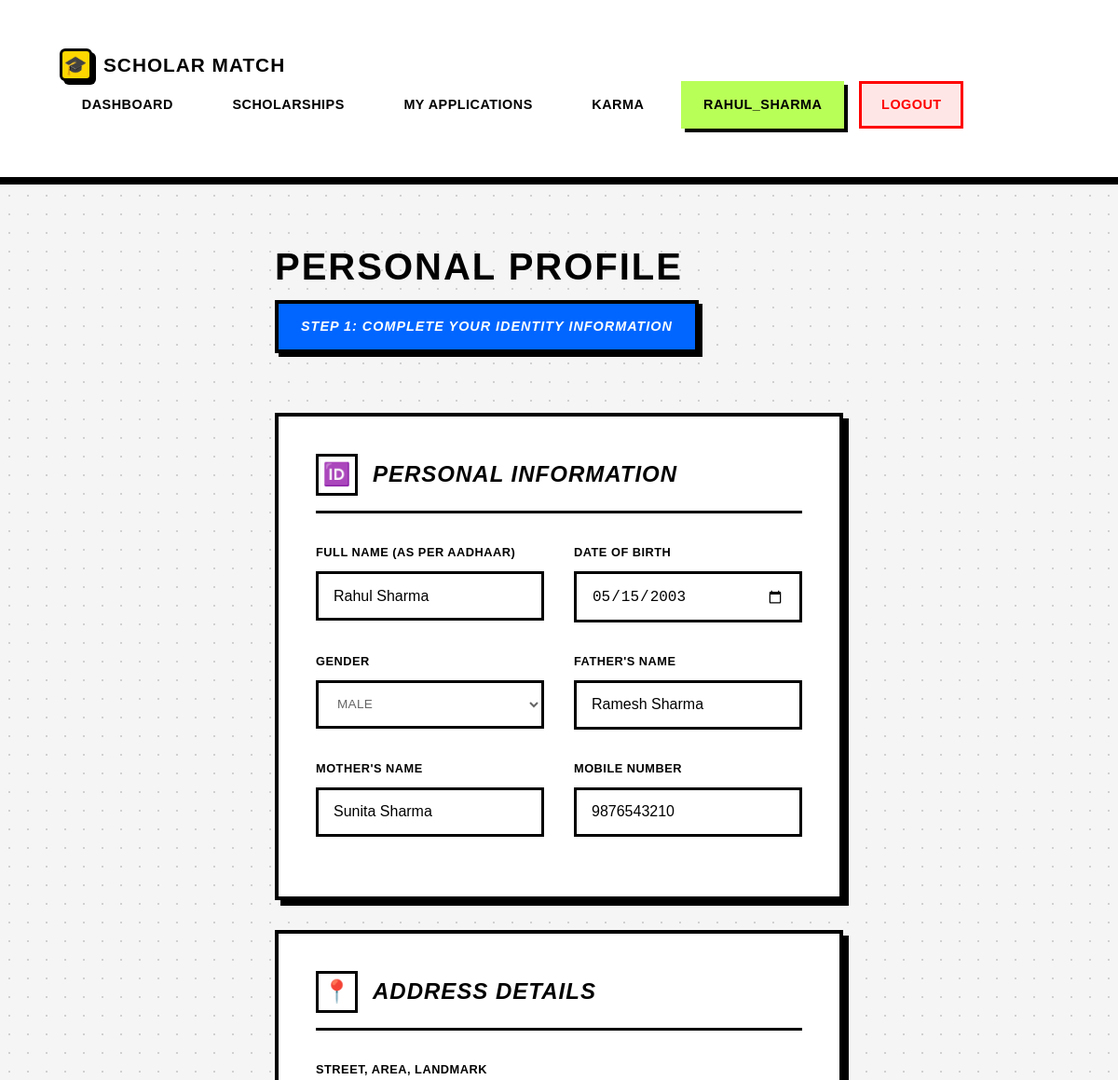
Before: /accounts/otr/step2/ (signed in, upper part) with the older database file.
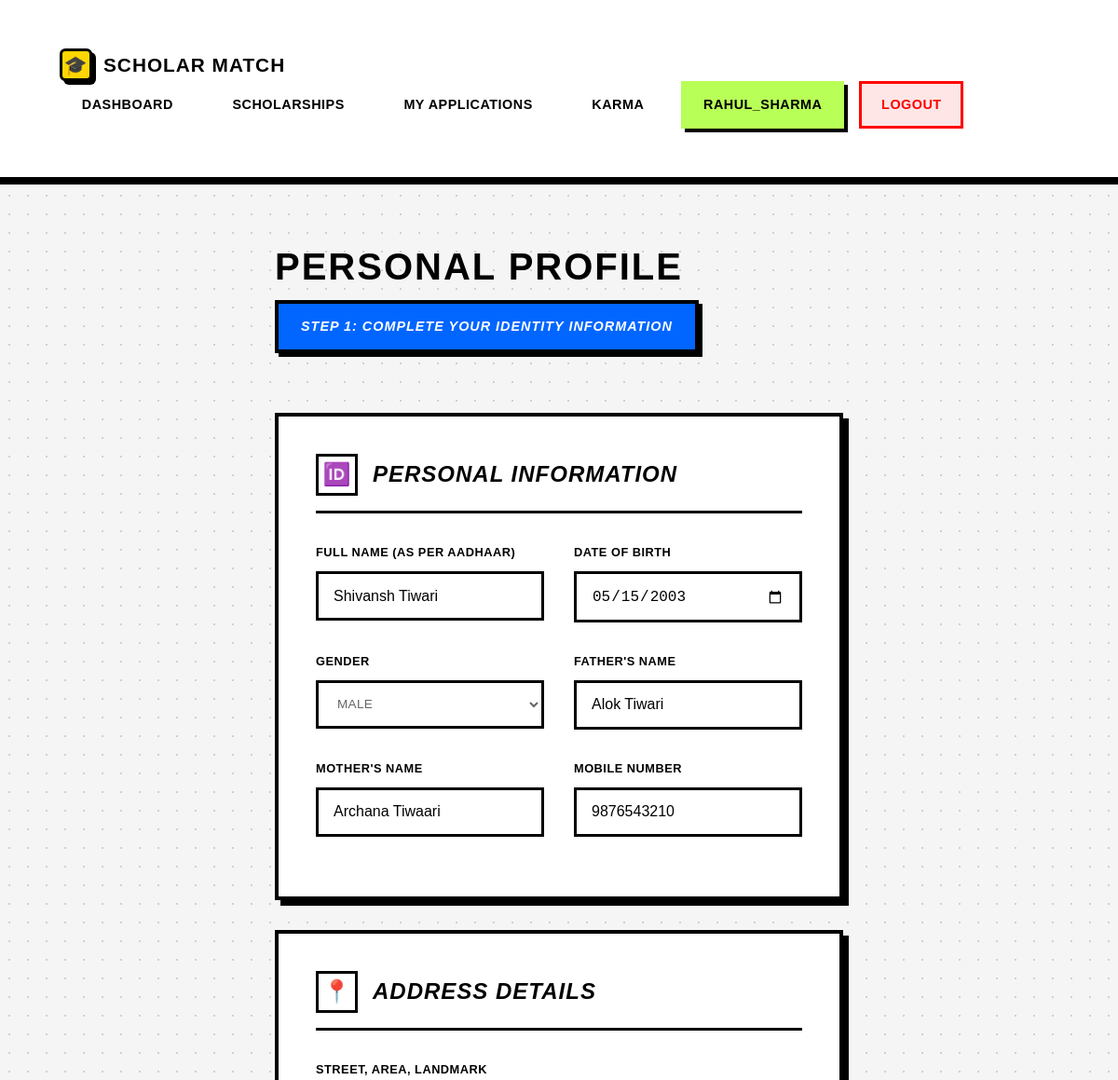
After: the same page with the newer database file.
### users/models.py (models this page shows, shortened)
class StudentProfile(models.Model):
    user = models.OneToOneField(User, on_delete=models.CASCADE, primary_key=True)
    full_name = models.CharField(max_length=150)
    dob = models.DateField(null=True, blank=True, verbose_name="Date of Birth")
    gender = models.CharField(max_length=10, choices=[('Male', 'Male'), ('Female', 'Female'), ('Other', 'Other')], blank=True)
    father_name = models.CharField(max_length=150, blank=True)
    mother_name = models.CharField(max_length=150, blank=True)
    annual_income = models.DecimalField(max_digits=10, decimal_places=2, null=True, blank=True)
    caste_category = models.CharField(max_length=50, choices=[
        ('General', 'General'),
        ('OBC', 'OBC'),
        ('SC', 'SC'),
        ('ST', 'ST'),
        ('EWS', 'EWS')
    ], blank=True)
    is_disabled = models.BooleanField(default=False, verbose_name="Person with Disability")
    phone = models.CharField(max_length=15, blank=True)
    address = models.TextField(blank=True)
    pin_code = models.CharField(max_length=10, blank=True)
    city = models.CharField(max_length=100, blank=True)
    state = models.CharField(max_length=100, blank=True)
    aadhaar_number = models.CharField(max_length=12, blank=True, unique=True, null=True, help_text="12-digit Aadhaar number")
    bank_account_number = models.CharField(max_length=20, blank=True)
    bank_ifsc_code = models.CharField(max_length=11, blank=True, verbose_name="IFSC Code")
    bank_name = models.CharField(max_length=100, blank=True)
    otr_completed = models.BooleanField(default=False, help_text="Has student completed OTR?")
    otr_step = models.IntegerField(default=1, help_text="Current OTR step (1-7)")
    profile_completion = models.IntegerField(default=0, help_text="Profile completion percentage")
    total_karma_points = models.IntegerField(default=0, help_text="Total karma points balance")
    karma_rank = models.IntegerField(null=True, blank=True, help_text="Rank on leaderboard")
    verified_scholar_badge = models.BooleanField(default=False, help_text="Has purchased verified scholar badge")
    created_at = models.DateTimeField(auto_now_add=True)

### users/otr_views.py (the view)
# urls.py: path('otr/step2/',        otr_views.otr_step2,        name='otr_step2'),
@login_required
def otr_step2(request):
    profile = request.user.studentprofile
    if request.method == 'POST':
        form = OTRStep2Form(request.POST, instance=profile)
        if form.is_valid():
            form.save()
            profile.otr_step = 3
            profile.profile_completion = 15
            profile.save()
            messages.success(request, 'Basic information saved successfully!')
            return redirect('otr_step3')
    else:
        form = OTRStep2Form(instance=profile)
    return render(request, 'users/otr/step2_basic_info.html', {
        'form': form, 'profile': profile, 'step': 2
    })

### users/forms.py
class OTRStep2Form(forms.ModelForm):
    class Meta:
        model = StudentProfile
        fields = ['full_name', 'dob', 'gender', 'phone', 'father_name', 'mother_name',
                  'address', 'city', 'state', 'pin_code']
        widgets = {
            'dob': forms.DateInput(attrs={'type': 'date'}),
            'address': forms.Textarea(attrs={'rows': 3}),
        }

### users/templates/users/otr/step2_basic_info.html (shortened to what this page needs)
{% extends 'base.html' %}
{% block content %}
<div class="otr-page-container">
    <main class="otr-main-content">
        <div class="page-header">
            <h1 class="page-title">Personal Profile</h1>
            <div class="step-indicator">
                <div class="step-indicator-text">Step 1: Complete Your Identity Information</div>
            </div>
        </div>
        <form method="post" enctype="multipart/form-data">
            <div class="form-section">
                <div class="section-header">
                    <div class="section-icon">🆔</div>
                    <h3 class="section-title">Personal Information</h3>
                </div>
                <div class="form-grid">
                    <div class="form-group">
                        <label for="{{ form.full_name.id_for_label }}">Full Name (As Per Aadhaar)</label>
                        {{ form.full_name }}
                    </div>
                    <div class="form-group">
                        <label for="{{ form.dob.id_for_label }}">Date of Birth</label>
                        {{ form.dob }}
                    </div>
                    <div class="form-group">
                        <label for="{{ form.gender.id_for_label }}">Gender</label>
                        {{ form.gender }}
                    </div>
                    <div class="form-group">
                        <label for="{{ form.father_name.id_for_label }}">Father's Name</label>
                        {{ form.father_name }}
                    </div>
                    <div class="form-group">
                        <label for="{{ form.mother_name.id_for_label }}">Mother's Name</label>
                        {{ form.mother_name }}
                    </div>
                    <div class="form-group">
                        <label for="{{ form.phone.id_for_label }}">Mobile Number</label>
                        {{ form.phone }}
                    </div>
                </div>
            </div>
            <div class="form-section">
                <div class="section-header">
                    <div class="section-icon">📍</div>
                    <h3 class="section-title">Address Details</h3>
                </div>
                <div class="form-grid">
                    <div class="form-group form-grid-full">
                        <label for="{{ form.address.id_for_label }}">Street, Area, Landmark</label>
                    </div>
                </div>
            </div>
        </form>
    </main>
</div>
{% endblock %}

Changed rows visible on the page:
changed StudentProfile "Male": full_name "Rahul Sharma" → "Shivansh Tiwari"; father_name "Ramesh Sharma" → "Alok Tiwari"; mother_name "Sunita Sharma" → "Archana Tiwaari"
